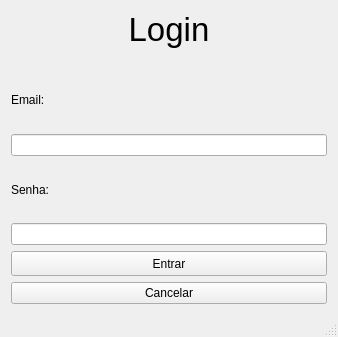
<?xml version="1.0" encoding="UTF-8"?>
<ui version="4.0">
 <class>TelaLogin</class>
 <widget class="QMainWindow" name="TelaLogin">
  <property name="windowModality">
   <enum>Qt::WindowModal</enum>
  </property>
  <property name="geometry">
   <rect>
    <x>0</x>
    <y>0</y>
    <width>338</width>
    <height>337</height>
   </rect>
  </property>
  <property name="sizePolicy">
   <sizepolicy hsizetype="Preferred" vsizetype="Preferred">
    <horstretch>40</horstretch>
    <verstretch>0</verstretch>
   </sizepolicy>
  </property>
  <property name="minimumSize">
   <size>
    <width>338</width>
    <height>337</height>
   </size>
  </property>
  <property name="maximumSize">
   <size>
    <width>338</width>
    <height>337</height>
   </size>
  </property>
  <property name="windowTitle">
   <string>TelaLogin</string>
  </property>
  <widget class="QWidget" name="centralWidget">
   <layout class="QVBoxLayout" name="verticalLayout">
    <item>
     <widget class="QLabel" name="label">
      <property name="font">
       <font>
        <pointsize>25</pointsize>
       </font>
      </property>
      <property name="text">
       <string>Login</string>
      </property>
      <property name="textFormat">
       <enum>Qt::AutoText</enum>
      </property>
      <property name="alignment">
       <set>Qt::AlignHCenter|Qt::AlignTop</set>
      </property>
     </widget>
    </item>
    <item>
     <widget class="QLabel" name="label_2">
      <property name="text">
       <string>Email:</string>
      </property>
     </widget>
    </item>
    <item>
     <widget class="QLineEdit" name="campoEmail"/>
    </item>
    <item>
     <widget class="QLabel" name="label_3">
      <property name="text">
       <string>Senha:</string>
      </property>
     </widget>
    </item>
    <item>
     <widget class="QLineEdit" name="campoSenha">
      <property name="toolTip">
       <string>&lt;html&gt;&lt;head/&gt;&lt;body&gt;&lt;p&gt;&lt;br/&gt;&lt;/p&gt;&lt;/body&gt;&lt;/html&gt;</string>
      </property>
      <property name="whatsThis">
       <string>&lt;html&gt;&lt;head/&gt;&lt;body&gt;&lt;p&gt;&lt;br/&gt;&lt;/p&gt;&lt;/body&gt;&lt;/html&gt;</string>
      </property>
      <property name="echoMode">
       <enum>QLineEdit::Password</enum>
      </property>
     </widget>
    </item>
    <item>
     <widget class="QPushButton" name="pushButton_2">
      <property name="maximumSize">
       <size>
        <width>320</width>
        <height>25</height>
       </size>
      </property>
      <property name="text">
       <string>Entrar</string>
      </property>
     </widget>
    </item>
    <item>
     <widget class="QPushButton" name="pushButton">
      <property name="text">
       <string>Cancelar</string>
      </property>
     </widget>
    </item>
   </layout>
  </widget>
  <widget class="QStatusBar" name="statusBar"/>
 </widget>
 <layoutdefault spacing="6" margin="11"/>
 <resources/>
 <connections/>
</ui>
